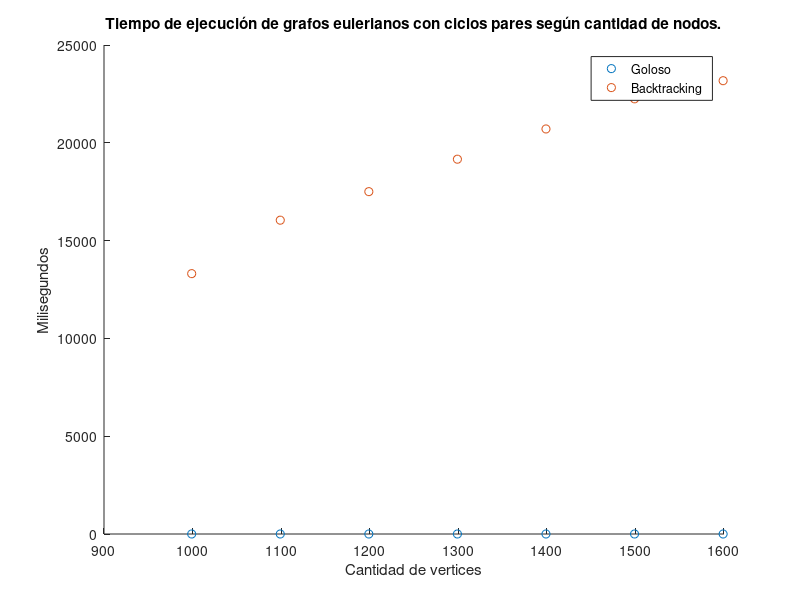

This chart was generated by the following MATLAB code:
% Levanto archivos
M = csvread('goloso_eu_pares.csv');
M = M(:, [1,2]); % N MEAN_TIME
goloso_n = M(:,1);
goloso_t = M(:,2);

M = csvread('backtracking_eu_pares.csv');
M = M(:, [1,2 ]); % I CONF MEAN_TIME
b_n = M(:,1);
b_t = M(:,2);

n = vertcat(goloso_n, b_n);
t = vertcat(goloso_t, b_t);

G = vertcat(ones(length(goloso_n), 1),  ones(length(b_t),1)*2);


gscatter(n, t,G);
hold on;
%set(gca, 'XTick', iMyciel)
title('Tiempo de ejecución de grafos eulerianos con ciclos pares según cantidad de nodos.')
legend('Goloso', 'Backtracking');
xlabel('Cantidad de vertices');
ylabel('Milisegundos');
%set(ax,'YScale','log');
